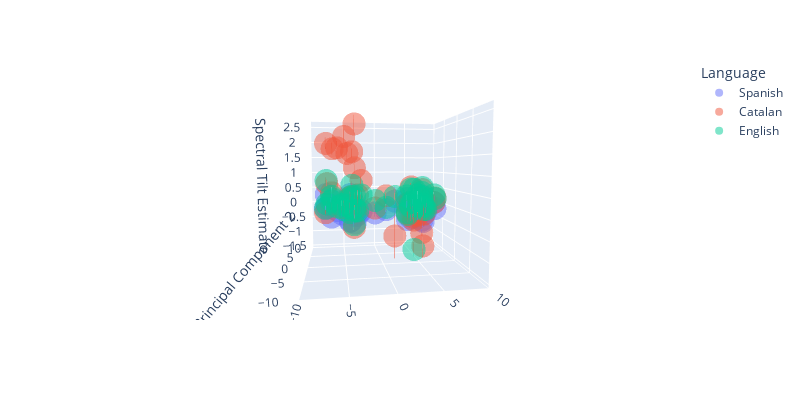

Notebook code for this chart:
### Code cell
fig = px.scatter_3d(x = df_tri_combined['pc1'],
                    error_z = df_tri_combined['Spectral Tilt Std']/2,
                    y = df_tri_combined['pc2'],
                    z = df_tri_combined['Spectral Tilt Estimate'],
                   color = df_tri_combined['Language'],
                   labels = {"x":"Principal Component 1",
                             "y":"Principal Component 2",
                             "z":"Spectral Tilt Estimate", 
                            "color" : "Language"},
                   opacity = 0.5, range_x = (-10,10), range_y = (-10,10),
                   width = 800, height = 400)

fig.show();
